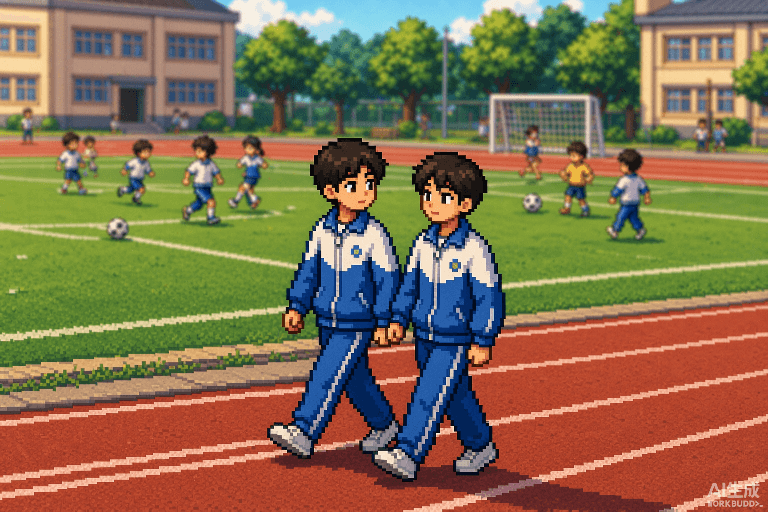
#> input picture temp_social_tune/action-social-pixel.orig.png, 768 x 512 px, found by its file name
$ python process_social.v3.py
#> lines starting #> are read from the running program, lines starting #| are printed output that depends on the picture
# -*- coding: utf-8 -*-
"""social 图曝光/光影调整：
- 曝光 0.76（亮度 114→约 87，向其余三张平均值 82 靠拢）
- 饱和度 0.87（140→约 122）
- 暖调（R×1.03 / B×0.92，向 exercise 的强暖色温靠拢）
- 顶部暖光渐隐（对齐 rest/exercise 的"上亮"）
- 四角 vignette（最多压暗 18%）
- 底部前景阴影（62% 高度起渐暗至 0.58，对齐 rest/exercise 的"下暗"）
- 128 色量化，保持像素感与体积
从备份原图处理，覆盖 frontend/assets/action-social-pixel.png。
"""
from PIL import Image, ImageEnhance, ImageStat
import os

ROOT = r"C:\Users\Z\WorkBuddy\2026-10-23-22-47-56\qinghe_repo"
SRC = os.path.join(ROOT, "temp_social_tune", "action-social-pixel.orig.png")
OUT = os.path.join(ROOT, "frontend", "assets", "action-social-pixel.png")

im = Image.open(SRC).convert("RGB")
#> im is the input picture: PIL image 768x512 RGB; mean R, G, B 132.2, 112.3, 80.3
W, H = im.size
#> W = 768; H = 512
print("原图:", im.size)
#| 原图: (768, 512)

# 1) 曝光（提亮：之前 0.76 太暗，提到 0.95 看齐 study 图）
im = ImageEnhance.Brightness(im).enhance(0.95)
# 2) 饱和度
im = ImageEnhance.Color(im).enhance(0.88)
# 3) 暖调
r, g, b = im.split()
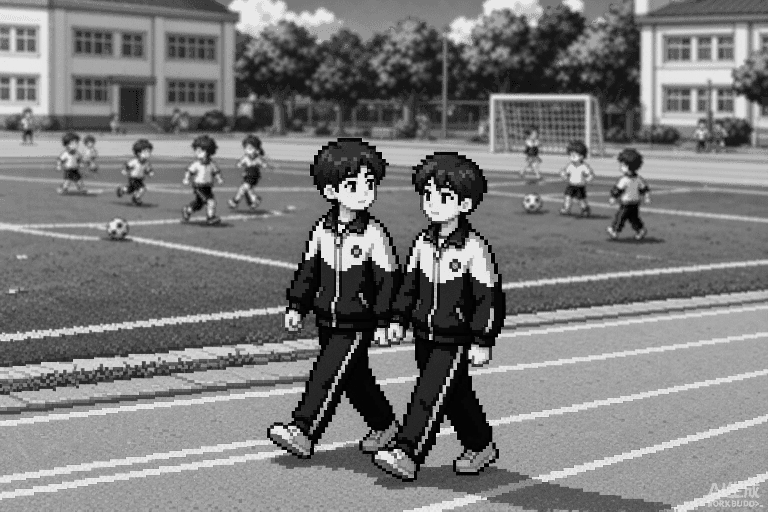
#> r: PIL image 768x512 L; min 2, max 234, mean 122.6
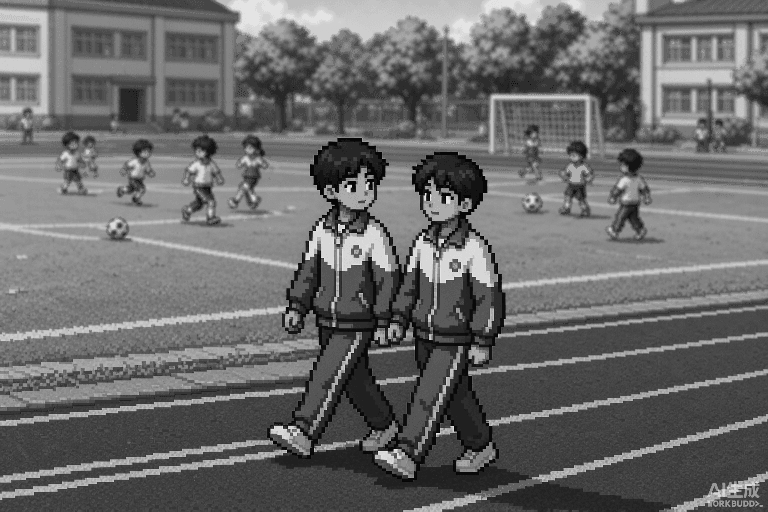
#> g: PIL image 768x512 L; min 6, max 228, mean 105.9
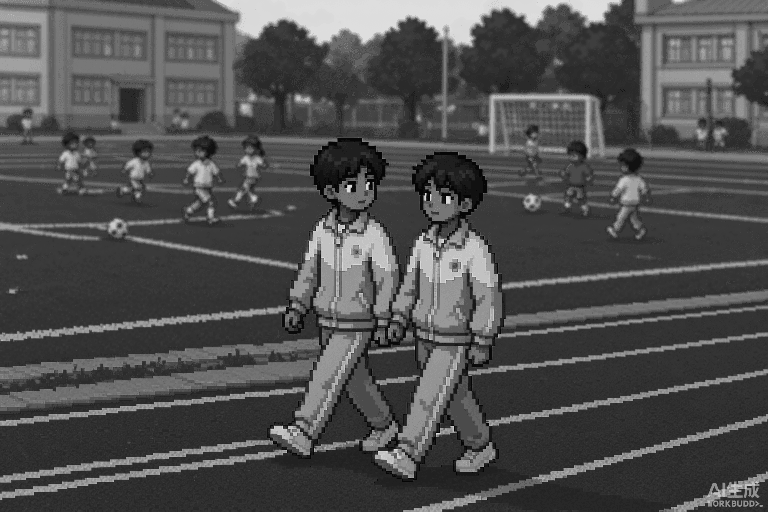
#> b: PIL image 768x512 L; min 6, max 222, mean 79.2
r = r.point(lambda v: min(255, int(v * 1.03)))
b = b.point(lambda v: int(v * 0.92))
im = Image.merge("RGB", (r, g, b))
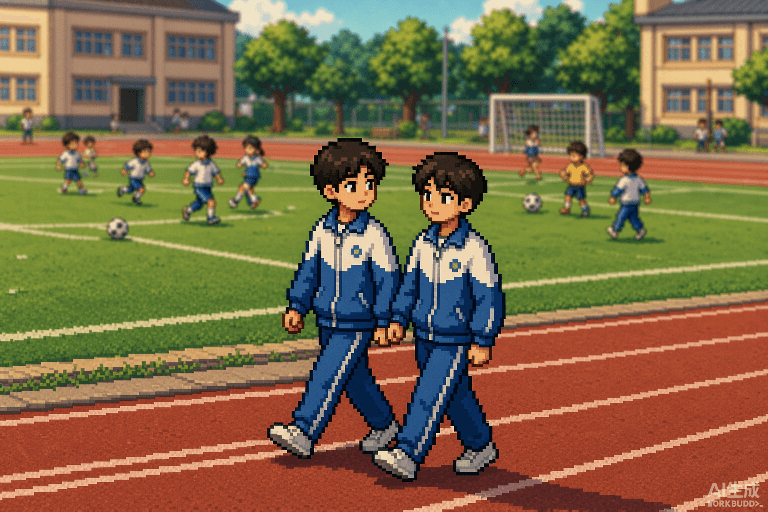
#> im: PIL image 768x512 RGB; mean R, G, B 125.7, 105.9, 72.4

black = Image.new("RGB", (W, H), (0, 0, 0))
#> black: PIL image 768x512 RGB; every value is 0

# 4) 顶部暖光（alpha 30 → 35% 高度处归零）
grad = Image.new("L", (1, H), 0)
for y in range(H):
    t = y / (H * 0.35)
    grad.putpixel((0, y), int(30 * max(0.0, 1.0 - t)) if t < 1.0 else 0)
im = Image.composite(Image.new("RGB", (W, H), (255, 205, 130)), im, grad.resize((W, H)))

# 5) 四角 vignette（角部最多压暗 ~12%，减弱避免整体过暗）
vig = Image.radial_gradient("L").resize((W, H))
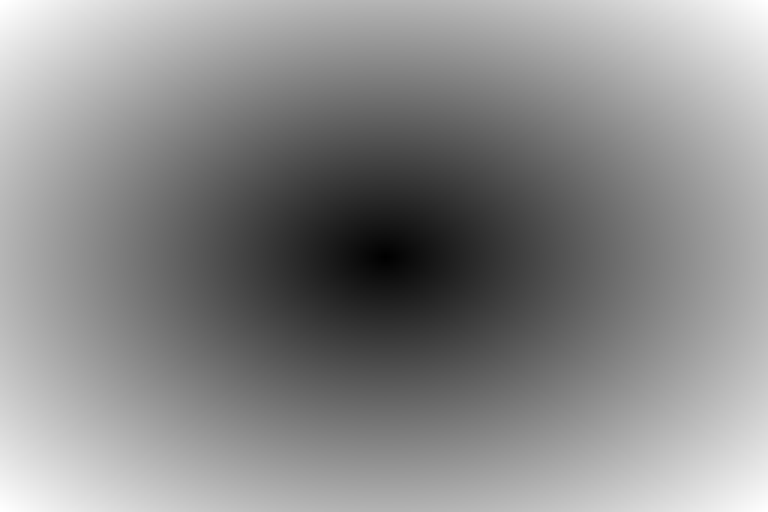
#> vig: PIL image 768x512 L; min 0, max 255, mean 138.1
vmax = vig.getextrema()[1]
#> vmax = 255
vig = vig.point(lambda v: int((v / vmax) * 30))
im = Image.composite(black, im, vig)
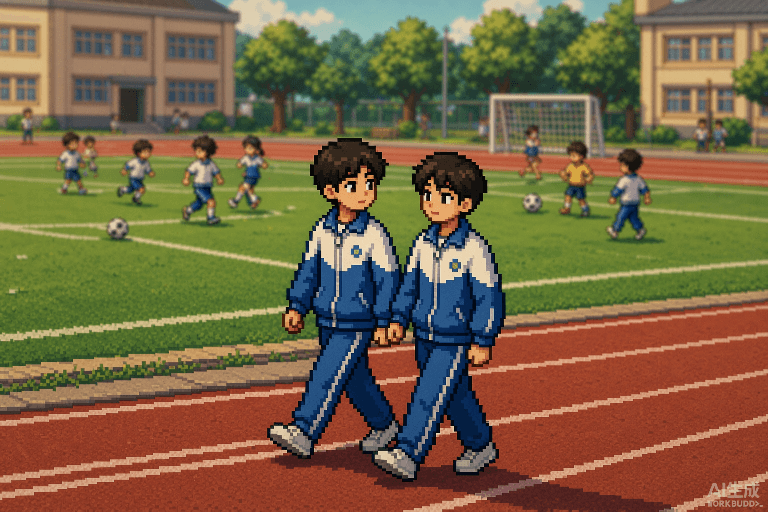
#> im: PIL image 768x512 RGB; mean R, G, B 120.1, 100.9, 68.6

# 6) 底部前景阴影（62% 高度起，ease-in 到 alpha 68，减弱）
grad2 = Image.new("L", (1, H), 0)
for y in range(H):
    t = y / H
    if t > 0.62:
        k = (t - 0.62) / 0.38
        grad2.putpixel((0, y), int(68 * (k ** 1.5)))
im = Image.composite(black, im, grad2.resize((W, H)))
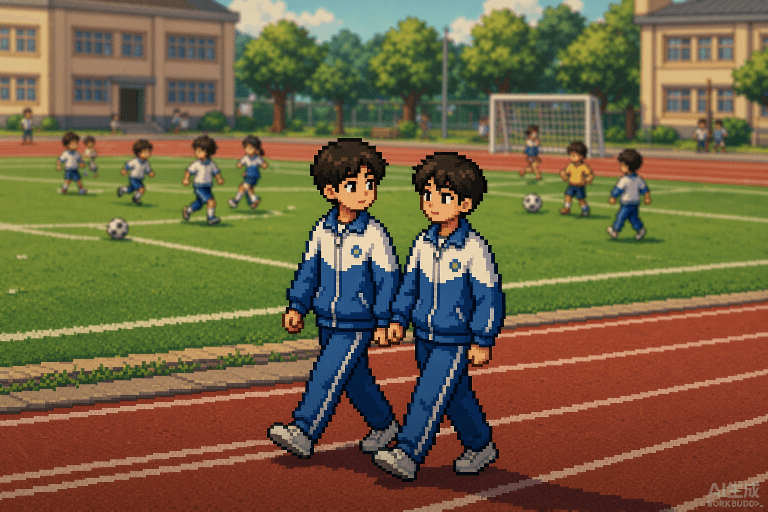
#> im: PIL image 768x512 RGB; mean R, G, B 114.7, 98.2, 66.5

# 7) 量化 + 保存
im = im.convert("P", palette=Image.ADAPTIVE, colors=128)
#> im: PIL image 768x512 P
im.save(OUT, optimize=True)
size_kb = os.path.getsize(OUT) / 1024

# 8) 验证数值
im2 = Image.open(OUT).convert("RGB")
stat = ImageStat.Stat(im2)
rr, gg, bb = stat.mean
#> rr = 114.7; gg = 98.24; bb = 66.06
lum = 0.2126 * rr + 0.7152 * gg + 0.0722 * bb
#> lum = 99.4
sat = ImageStat.Stat(im2.convert("HSV")).mean[1]
#> sat = 136.2
print(f"处理后: 亮度 {lum:.1f}（目标约 82-90） 饱和度 {sat:.1f}（目标约 115-128） R{rr:.0f} G{gg:.0f} B{bb:.0f} 体积 {size_kb:.0f}KB")
#| 处理后: 亮度 99.4（目标约 82-90） 饱和度 136.2（目标约 115-128） R115 G98 B66 体积 155KB
